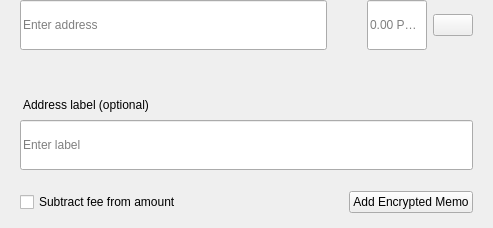
<?xml version="1.0" encoding="UTF-8"?>
<ui version="4.0">
 <class>SendMultiRow</class>
 <widget class="QWidget" name="SendMultiRow">
  <property name="geometry">
   <rect>
    <x>0</x>
    <y>0</y>
    <width>493</width>
    <height>228</height>
   </rect>
  </property>
  <property name="minimumSize">
   <size>
    <width>0</width>
    <height>0</height>
   </size>
  </property>
  <property name="maximumSize">
   <size>
    <width>16777215</width>
    <height>16777215</height>
   </size>
  </property>
  <property name="windowTitle">
   <string notr="true">N/A</string>
  </property>
  <layout class="QVBoxLayout" name="verticalLayout_3">
   <property name="spacing">
    <number>0</number>
   </property>
   <property name="leftMargin">
    <number>0</number>
   </property>
   <property name="topMargin">
    <number>0</number>
   </property>
   <property name="rightMargin">
    <number>20</number>
   </property>
   <property name="bottomMargin">
    <number>5</number>
   </property>
   <item alignment="Qt::AlignTop">
    <widget class="QWidget" name="widget" native="true">
     <property name="sizePolicy">
      <sizepolicy hsizetype="Expanding" vsizetype="Maximum">
       <horstretch>0</horstretch>
       <verstretch>0</verstretch>
      </sizepolicy>
     </property>
     <property name="minimumSize">
      <size>
       <width>0</width>
       <height>60</height>
      </size>
     </property>
     <property name="maximumSize">
      <size>
       <width>16777215</width>
       <height>85</height>
      </size>
     </property>
     <layout class="QHBoxLayout" name="horizontalLayout" stretch="6,0,2">
      <property name="spacing">
       <number>0</number>
      </property>
      <property name="leftMargin">
       <number>8</number>
      </property>
      <property name="topMargin">
       <number>0</number>
      </property>
      <property name="rightMargin">
       <number>0</number>
      </property>
      <property name="bottomMargin">
       <number>0</number>
      </property>
      <item alignment="Qt::AlignTop">
       <widget class="QStackedWidget" name="stackedAddress">
        <property name="minimumSize">
         <size>
          <width>0</width>
          <height>50</height>
         </size>
        </property>
        <property name="maximumSize">
         <size>
          <width>16777215</width>
          <height>50</height>
         </size>
        </property>
        <widget class="QWidget" name="page_4">
         <property name="sizePolicy">
          <sizepolicy hsizetype="Expanding" vsizetype="Preferred">
           <horstretch>0</horstretch>
           <verstretch>0</verstretch>
          </sizepolicy>
         </property>
         <property name="minimumSize">
          <size>
           <width>0</width>
           <height>50</height>
          </size>
         </property>
         <property name="maximumSize">
          <size>
           <width>16777215</width>
           <height>55</height>
          </size>
         </property>
         <layout class="QVBoxLayout" name="verticalLayout_7">
          <property name="spacing">
           <number>0</number>
          </property>
          <property name="leftMargin">
           <number>12</number>
          </property>
          <property name="topMargin">
           <number>0</number>
          </property>
          <property name="rightMargin">
           <number>0</number>
          </property>
          <property name="bottomMargin">
           <number>0</number>
          </property>
          <item>
           <widget class="QLineEdit" name="lineEditAddress">
            <property name="minimumSize">
             <size>
              <width>0</width>
              <height>50</height>
             </size>
            </property>
            <property name="maximumSize">
             <size>
              <width>16777215</width>
              <height>50</height>
             </size>
            </property>
            <property name="placeholderText">
             <string>Enter address</string>
            </property>
           </widget>
          </item>
         </layout>
        </widget>
        <widget class="QWidget" name="page_3"/>
       </widget>
      </item>
      <item>
       <spacer name="horizontalSpacer_3">
        <property name="orientation">
         <enum>Qt::Horizontal</enum>
        </property>
        <property name="sizeType">
         <enum>QSizePolicy::Fixed</enum>
        </property>
        <property name="sizeHint" stdset="0">
         <size>
          <width>40</width>
          <height>20</height>
         </size>
        </property>
       </spacer>
      </item>
      <item>
       <layout class="QHBoxLayout" name="horizontalLayout_2">
        <property name="spacing">
         <number>6</number>
        </property>
        <item alignment="Qt::AlignTop">
         <widget class="QLineEdit" name="lineEditAmount">
          <property name="sizePolicy">
           <sizepolicy hsizetype="Expanding" vsizetype="Preferred">
            <horstretch>0</horstretch>
            <verstretch>0</verstretch>
           </sizepolicy>
          </property>
          <property name="minimumSize">
           <size>
            <width>0</width>
            <height>50</height>
           </size>
          </property>
          <property name="maximumSize">
           <size>
            <width>16777215</width>
            <height>50</height>
           </size>
          </property>
          <property name="maxLength">
           <number>17</number>
          </property>
          <property name="alignment">
           <set>Qt::AlignLeading|Qt::AlignLeft|Qt::AlignVCenter</set>
          </property>
          <property name="placeholderText">
           <string notr="true">0.00 PCOIN</string>
          </property>
         </widget>
        </item>
        <item>
         <layout class="QVBoxLayout" name="verticalLayout">
          <property name="topMargin">
           <number>14</number>
          </property>
          <property name="bottomMargin">
           <number>0</number>
          </property>
          <item alignment="Qt::AlignTop">
           <widget class="QPushButton" name="btnMenu">
            <property name="minimumSize">
             <size>
              <width>0</width>
              <height>0</height>
             </size>
            </property>
            <property name="maximumSize">
             <size>
              <width>16777215</width>
              <height>16777215</height>
             </size>
            </property>
            <property name="focusPolicy">
             <enum>Qt::NoFocus</enum>
            </property>
            <property name="text">
             <string/>
            </property>
           </widget>
          </item>
         </layout>
        </item>
       </layout>
      </item>
     </layout>
    </widget>
   </item>
   <item>
    <widget class="QWidget" name="layoutLabel" native="true">
     <property name="minimumSize">
      <size>
       <width>0</width>
       <height>0</height>
      </size>
     </property>
     <property name="maximumSize">
      <size>
       <width>16777215</width>
       <height>16777215</height>
      </size>
     </property>
     <layout class="QVBoxLayout" name="verticalLayout_9">
      <property name="spacing">
       <number>6</number>
      </property>
      <property name="leftMargin">
       <number>20</number>
      </property>
      <property name="topMargin">
       <number>0</number>
      </property>
      <property name="rightMargin">
       <number>0</number>
      </property>
      <property name="bottomMargin">
       <number>10</number>
      </property>
      <item>
       <spacer name="verticalSpacer">
        <property name="orientation">
         <enum>Qt::Vertical</enum>
        </property>
        <property name="sizeType">
         <enum>QSizePolicy::Fixed</enum>
        </property>
        <property name="sizeHint" stdset="0">
         <size>
          <width>20</width>
          <height>20</height>
         </size>
        </property>
       </spacer>
      </item>
      <item>
       <widget class="QLabel" name="labelSubtitleDescription">
        <property name="styleSheet">
         <string notr="true">margin-bottom:2px;
margin-left:0.05px;
padding:0px;</string>
        </property>
        <property name="text">
         <string>Address label (optional)</string>
        </property>
       </widget>
      </item>
      <item>
       <widget class="QLineEdit" name="lineEditDescription">
        <property name="minimumSize">
         <size>
          <width>0</width>
          <height>50</height>
         </size>
        </property>
        <property name="maximumSize">
         <size>
          <width>16777215</width>
          <height>50</height>
         </size>
        </property>
        <property name="placeholderText">
         <string>Enter label</string>
        </property>
       </widget>
      </item>
      <item>
       <spacer name="verticalSpacer_2">
        <property name="orientation">
         <enum>Qt::Vertical</enum>
        </property>
        <property name="sizeType">
         <enum>QSizePolicy::Fixed</enum>
        </property>
        <property name="sizeHint" stdset="0">
         <size>
          <width>20</width>
          <height>15</height>
         </size>
        </property>
       </spacer>
      </item>
      <item>
       <widget class="QWidget" name="containerMemo" native="true">
        <layout class="QHBoxLayout" name="horizontalLayout_5">
         <property name="leftMargin">
          <number>0</number>
         </property>
         <property name="topMargin">
          <number>0</number>
         </property>
         <property name="rightMargin">
          <number>0</number>
         </property>
         <property name="bottomMargin">
          <number>0</number>
         </property>
         <item>
          <widget class="QCheckBox" name="checkboxSubtractFeeFromAmount">
           <property name="toolTip">
            <string>The fee will be deducted from the amount being sent. The recipient will receive less PCOIN than you enter in the amount field. If multiple recipients are selected, the fee is split equally.</string>
           </property>
           <property name="text">
            <string>Subtract fee from amount</string>
           </property>
          </widget>
         </item>
         <item>
          <spacer name="horizontalSpacer">
           <property name="orientation">
            <enum>Qt::Horizontal</enum>
           </property>
           <property name="sizeHint" stdset="0">
            <size>
             <width>40</width>
             <height>20</height>
            </size>
           </property>
          </spacer>
         </item>
         <item>
          <widget class="QPushButton" name="btnAddMemo">
           <property name="text">
            <string notr="true">Add Encrypted Memo</string>
           </property>
          </widget>
         </item>
        </layout>
       </widget>
      </item>
     </layout>
    </widget>
   </item>
  </layout>
 </widget>
 <resources/>
 <connections/>
</ui>
